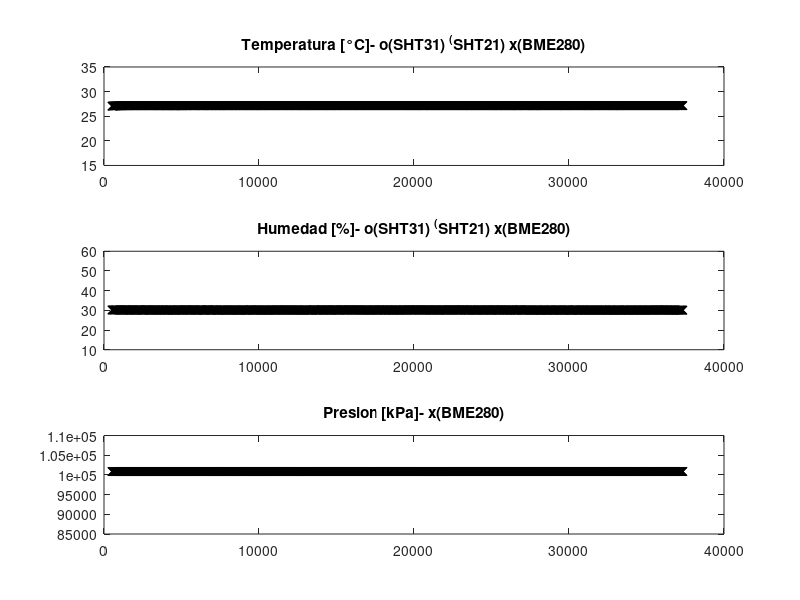
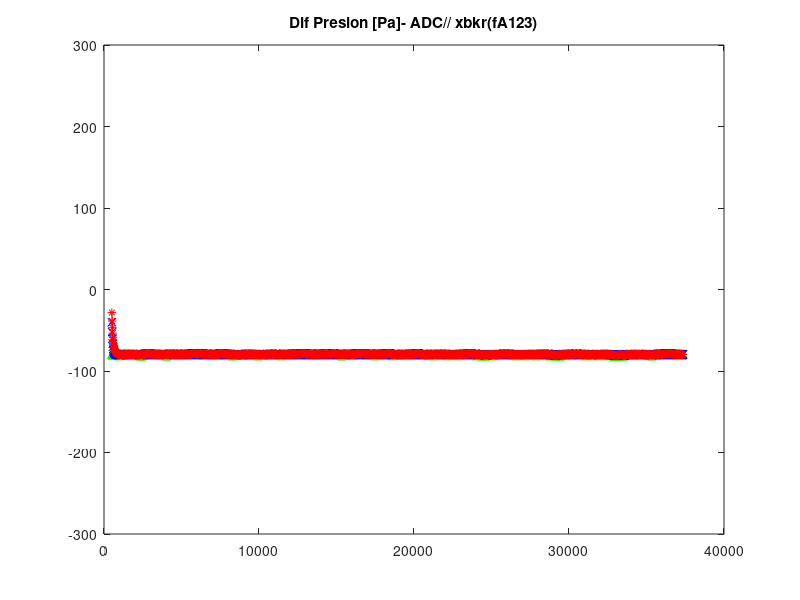
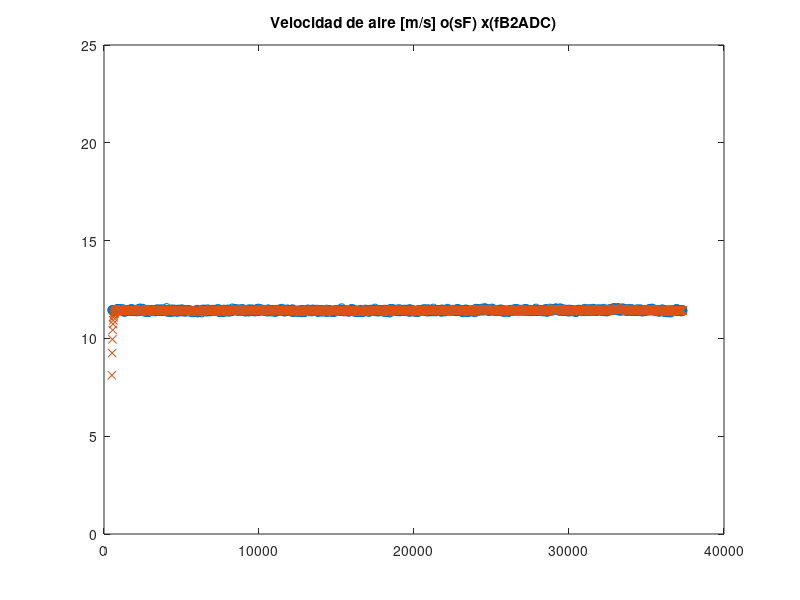
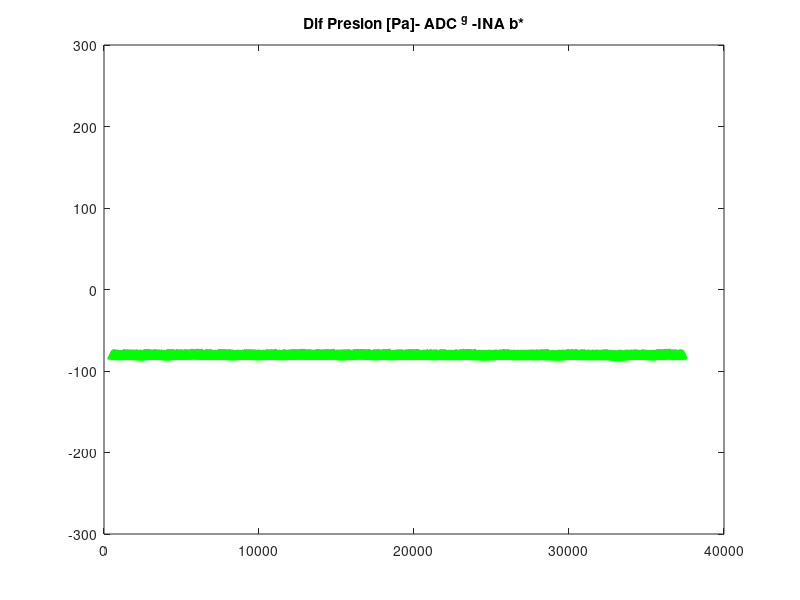

Recreate these plots in MATLAB, in order.
function cargar_1303
%%para leer despues los valores
%[A]=importdata('Temp.dat'); %%SHT31
%[B]=importdata('Humi.dat'); %%SHT31

%[C]=importdata('Temp1.dat'); %%SHT21
%[D]=importdata('Humi1.dat'); %%SHT21

[E]=importdata('Temp2.dat'); %%BME280
[F]=importdata('Humi2.dat'); %%BME280
[G]=importdata('Pres2.dat'); %%BME280

%%%%%%% Presion diferencial %%%%%%

[H1]=importdata('VolADC.dat'); %%ADC Voltaje
[I1]=importdata('DifP1.dat'); %%ADC Diferencia de presion

[IIa1ADC]=importdata('DifPcFAv1ADC.dat'); %%ADC DdP fA1
[IIIb1ADC]=importdata('DifPcFBv1ADC.dat'); %%ADC DdP fB1


%%Velocidad
[JJJADC]=importdata('VelADC.dat'); %% ADC v sFiltro
[JJJADCb2]=importdata('VelADCb2.dat'); %%V ADC v fB2

[T]=importdata('Tiempo.dat'); %%vector de tiempo
[M]=importdata('Valoresmuestras.dat'); %%valor de muestras

%%[ALL]=[A,B,C,D,E,F,G,H1,I1,IIa1ADC,IIIb1ADC,JJJADC,JJJADCb2,T,M];

%%csvwrite('csvlist1.csv',ALL);


    figure(1)
    subplot(311)
    %%plot(T,A,'b-o',T,C,'r-^',T,E,'k-x');
    plot(T,E,'k-x');
    ylim([15 35]);
    title('Temperatura [°C]- o(SHT31) ^(SHT21) x(BME280)');
    
    subplot(312)
    %%plot(T,B,'b-o',T,D,'r-^',T,F,'k-x');
    plot(T,F,'k-x');
    ylim([10 60]);
    title('Humedad [%]- o(SHT31) ^(SHT21) x(BME280)');

    subplot(313)
    plot(T,G,'k-x');
    ylim([85000 110000]);
    title('Presion [kPa]- x(BME280)');

%     figure(2)
%     subplot(211)
%     plot(T,I,'^-g',T,IIa1INA,'b-x',T,IIa2INA,'k-x',T,IIa3INA,'r-x');
%     ylim([-300 300]);
%     title('Dif Presion [Pa]- INA 219// xbkr(fA123)');
% 
%     subplot(212)
%     plot(T,I,'^-g',T,IIIb1INA,'b-*',T,IIIb2INA,'k-*',T,IIIb3INA,'r-*');
%     ylim([-300 300]);
%     title('Dif Presion [Pa]- INA 219// *bkr(fB123)');

    figure (3)
    %%subplot(211)
    plot(T,I1,'^-g',T,IIa1ADC,'b-x',T,IIIb1ADC,'r-*');%,T,IIa2ADC,'k-x');%,T,IIa3ADC,'r-x'); 
    ylim([-300 300]);
    title('Dif Presion [Pa]- ADC// xbkr(fA123)');

    %%subplot(212)
    %plot(T,I1,'^-g',T,IIIb1ADC,'b-*');%,T,IIIb2ADC,'k-*');%,T,IIIb3ADC),'r-*'); 
    %ylim([-300 300]);
    %title('Dif Presion [Pa]- ADC// *bkr(fB123)');

    figure(4)
    plot(T,JJJADC,'o',T,JJJADCb2,'x');
    ylim([0 25]);
    title('Velocidad de aire [m/s] o(sF) x(fB2ADC)');

    figure(5)
    plot(T,I1,'^-g');
     ylim([-300 300]);
    title('Dif Presion [Pa]- ADC ^g -INA b*');


end